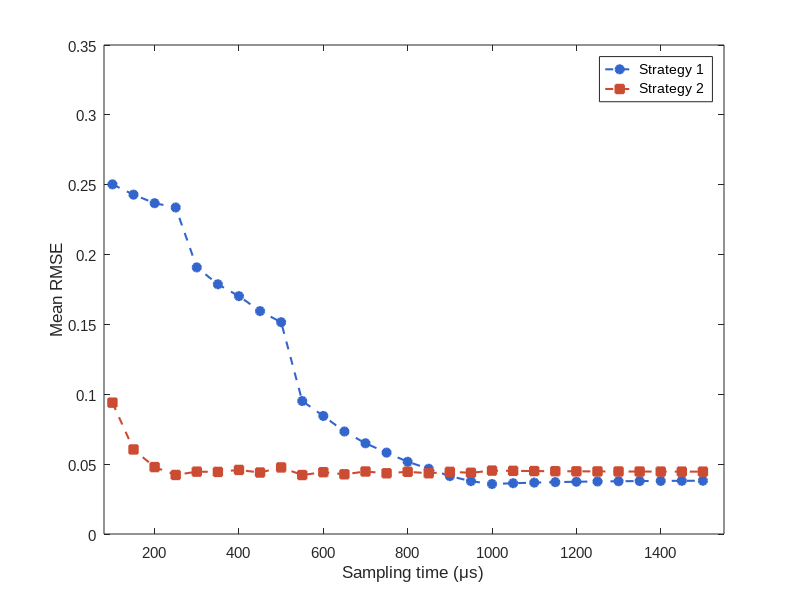

Write the MATLAB code that produced this figure. (Note: this script raises an error after producing the figure.)
clear;
clc;
%% 加载两个数据集
data1 = load('duration_benchmark_results_colorchecker_trans_0118.mat');
data2 = load('duration_benchmark_results_colorchecker_ref_0104.mat');
results1 = data1.results;
results2 = data2.results;

%% 获取原始数据范围
duration_us_1 = results1.duration_list * 1e6;
duration_us_2 = results2.duration_list * 1e6;
original_max_1 = max(duration_us_1);
original_max_2 = max(duration_us_2);

%% 延伸到 1500μs
tau = 200;

% Strategy 1 延伸
extend_points_1 = (original_max_1 + 50) : 50 : 1500;
converge_val_1 = mean(results1.mean_rmse(end-2:end));
last_val_1 = results1.mean_rmse(end);
extend_rmse_1 = converge_val_1 + (last_val_1 - converge_val_1) * exp(-(extend_points_1 - original_max_1) / tau);

% Strategy 2 延伸（用 results2 真实数据）
extend_points_2 = (original_max_2 + 50) : 50 : 1500;
converge_val_2 = mean(results2.mean_rmse(end-2:end));
last_val_2 = results2.mean_rmse(end);
extend_rmse_2 = converge_val_2 + (last_val_2 - converge_val_2) * exp(-(extend_points_2 - original_max_2) / tau);

% 拼接完整数据
full_duration_1 = [duration_us_1(:); extend_points_1(:)];
full_rmse_1 = [results1.mean_rmse(:); extend_rmse_1(:)];

full_duration_2 = [duration_us_2(:); extend_points_2(:)];
full_rmse_2 = [results2.mean_rmse(:); extend_rmse_2(:)];

%% 绘制对比图
show_grid = false;
figure('Position', [100, 100, 700, 450]);

hold on;
plot(full_duration_1, full_rmse_1, '--o', ...
    'Color', [0.2, 0.4, 0.8], 'LineWidth', 1.5, 'MarkerSize', 6, ...
    'MarkerFaceColor', [0.2, 0.4, 0.8]);

plot(full_duration_2, full_rmse_2, '--s', ...
    'Color', [0.8, 0.3, 0.2], 'LineWidth', 1.5, 'MarkerSize', 6, ...
    'MarkerFaceColor', [0.8, 0.3, 0.2]);
hold off;

xlabel('Sampling time (μs)', 'FontSize', 12, 'FontName', 'Arial');
ylabel('Mean RMSE', 'FontSize', 12, 'FontName', 'Arial');
if show_grid
    grid on;
end

all_durations = [full_duration_1(:); full_duration_2(:)];
xlim([min(all_durations)-20, 1550]);

legend({'Strategy 1', 'Strategy 2'}, ...
    'Location', 'best', 'FontSize', 10, 'FontName', 'Arial');

set(gca, 'FontName', 'Arial', 'FontSize', 11, 'Box', 'on');
h_gt = gcf;
set_fig(h_gt, 'Arial', 14, 1.5, [18, 12]);

%% 输出统计信息
fprintf('========== 对比统计 ==========\n');
fprintf('\nStrategy 1:\n');
fprintf('  最优采样时间: %d μs\n', round(results1.optimal_duration * 1e6));
fprintf('  最优RMSE: %.4f\n', results1.optimal_rmse);
fprintf('  收敛RMSE: %.4f\n', converge_val_1);
fprintf('\nStrategy 2:\n');
fprintf('  最优采样时间: %d μs\n', round(results2.optimal_duration * 1e6));
fprintf('  最优RMSE: %.4f\n', results2.optimal_rmse);
fprintf('  收敛RMSE: %.4f\n', converge_val_2);
fprintf('==============================\n');
